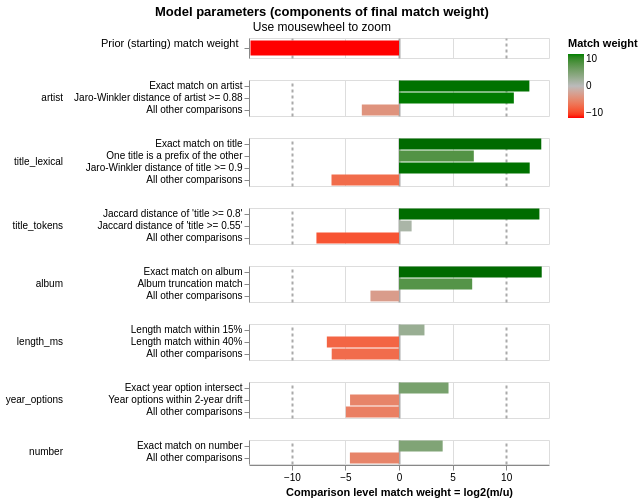

Notebook cell for this chart:
### Code cell
linker.visualisations.match_weights_chart()

### Figure 1 — Vega-Lite specification as saved in the notebook (floating-point values rounded to 4 significant figures)
{"config": {"view": {"continuousWidth": 300, "continuousHeight": 300, "discreteHeight": 60, "discreteWidth": 400}, "header": {"title": null}, "mark": {"tooltip": null}, "title": {"anchor": "middle"}}, "vconcat": [{"mark": {"type": "bar", "clip": true, "height": 15}, "encoding": {"color": {"field": "log2_bayes_factor", "scale": {"domain": [-10, 0, 10], "interpolate": "lab", "range": ["red", "#bbbbbb", "green"]}, "title": "Match weight", "type": "quantitative"}, "tooltip": [{"field": "comparison_name", "title": "Comparison name", "type": "nominal"}, {"field": "probability_two_random_records_match", "format": ".4f", "title": "Probability two random records match", "type": "nominal"}, {"field": "log2_bayes_factor", "format": ",.4f", "title": "Equivalent match weight", "type": "quantitative"}, {"field": "bayes_factor_description", "title": "Match weight description", "type": "nominal"}], "x": {"axis": {"domain": false, "gridColor": {"condition": {"test": "abs(datum.value / 10)  <= 1 & datum.value % 10 === 0", "value": "#aaa"}, "value": "#ddd"}, "gridDash": {"condition": {"test": "abs(datum.value / 10) == 1", "value": [3]}, "value": null}, "gridWidth": {"condition": {"test": "abs(datum.value / 10)  <= 1 & datum.value % 10 === 0", "value": 2}, "value": 1}, "labels": false, "ticks": false, "title": ""}, "field": "log2_bayes_factor", "scale": {"domain": [-14, 14]}, "type": "quantitative"}, "y": {"axis": {"title": "Prior (starting) match weight", "titleAlign": "right", "titleAngle": 0, "titleFontWeight": "normal"}, "field": "label_for_charts", "sort": {"field": "comparison_vector_value", "order": "descending"}, "type": "nominal"}}, "height": 20, "transform": [{"filter": "(datum.comparison_name == 'probability_two_random_records_match')"}]}, {"mark": {"type": "bar", "clip": true}, "encoding": {"color": {"field": "log2_bayes_factor", "scale": {"domain": [-10, 0, 10], "interpolate": "lab", "range": ["red", "#bbbbbb", "green"]}, "title": "Match weight", "type": "quantitative"}, "row": {"field": "comparison_name", "header": {"labelAlign": "left", "labelAnchor": "middle", "labelAngle": 0}, "sort": {"field": "comparison_sort_order"}, "type": "nominal"}, "tooltip": [{"field": "comparison_name", "title": "Comparison name", "type": "nominal"}, {"field": "label_for_charts", "title": "Label", "type": "ordinal"}, {"field": "sql_condition", "title": "SQL condition", "type": "nominal"}, {"field": "m_probability", "format": ".10~g", "title": "M probability", "type": "quantitative"}, {"field": "u_probability", "format": ".10~g", "title": "U probability", "type": "quantitative"}, {"field": "bayes_factor", "format": ",.6f", "title": "Bayes factor = m/u", "type": "quantitative"}, {"field": "log2_bayes_factor", "format": ".4~g", "title": "Match weight = log2(m/u)", "type": "quantitative"}, {"field": "bayes_factor_description", "title": "Match weight description", "type": "nominal"}, {"field": "m_probability_description", "title": "m probability description", "type": "nominal"}, {"field": "u_probability_description", "title": "u probability description", "type": "nominal"}], "x": {"axis": {"gridColor": {"condition": {"test": "abs(datum.value / 10)  <= 1 & datum.value % 10 === 0", "value": "#aaa"}, "value": "#ddd"}, "gridDash": {"condition": {"test": "abs(datum.value / 10) == 1", "value": [3]}, "value": null}, "gridWidth": {"condition": {"test": "abs(datum.value / 10)  <= 1 & datum.value % 10 === 0", "value": 2}, "value": 1}, "title": "Comparison level match weight = log2(m/u)"}, "field": "log2_bayes_factor", "scale": {"domain": [-14, 14]}, "type": "quantitative"}, "y": {"axis": {"title": null}, "field": "label_for_charts", "sort": {"field": "comparison_vector_value", "order": "descending"}, "type": "nominal"}}, "height": {"step": 12}, "resolve": {"axis": {"y": "independent"}, "scale": {"y": "independent"}}, "transform": [{"filter": "(datum.comparison_name != 'probability_two_random_records_match')"}]}], "data": {"name": "data-de908ff0f359ea213547a80a0d062e07"}, "params": [{"name": "mouse_zoom", "select": {"type": "interval", "encodings": ["x"]}, "bind": "scales", "views": []}], "resolve": {"axis": {"y": "independent"}, "scale": {"y": "independent"}}, "title": {"text": "Model parameters (components of final match weight)", "subtitle": "Use mousewheel to zoom"}, "$schema": "https://vega.github.io/schema/vega-lite/v5.9.3.json", "datasets": {"data-de908ff0f359ea213547a80a0d062e07": [{"comparison_name": "probability_two_random_records_match", "sql_condition": null, "label_for_charts": "", "m_probability": null, "u_probability": null, "m_probability_description": null, "u_probability_description": null, "has_tf_adjustments": false, "tf_adjustment_column": null, "tf_adjustment_weight": null, "is_null_level": false, "bayes_factor": 6.731e-05, "log2_bayes_factor": -13.86, "comparison_vector_value": 0, "max_comparison_vector_value": 0, "bayes_factor_description": "The probability that two random records drawn at random match is 0.000 or one in  14,856.7 records.This is equivalent to a starting match weight of -13.859.", "probability_two_random_records_match": 6.731e-05, "comparison_sort_order": -1}, {"comparison_name": "artist", "sql_condition": "\"artist_l\" = \"artist_r\"", "label_for_charts": "Exact match on artist", "m_probability": 0.7832, "u_probability": 0.0001702, "m_probability_description": "Amongst matching record comparisons, 78.32% of records (i.e. one in 1.277) are in the exact match on artist comparison level", "u_probability_description": "Amongst non-matching record comparisons, 0.01702% of records (i.e. one in 5,876) are in the exact match on artist comparison level", "has_tf_adjustments": false, "tf_adjustment_column": null, "tf_adjustment_weight": 1.0, "is_null_level": false, "bayes_factor": 4602.0, "log2_bayes_factor": 12.17, "comparison_vector_value": 2, "max_comparison_vector_value": 2, "bayes_factor_description": "If comparison level is `exact match on artist` then comparison is 4,602 times more likely to be a match", "probability_two_random_records_match": 6.731e-05, "comparison_sort_order": 0}, {"comparison_name": "artist", "sql_condition": "jaro_winkler_similarity(\"artist_l\", \"artist_r\") >= 0.88", "label_for_charts": "Jaro-Winkler distance of artist >= 0.88", "m_probability": 0.1266, "u_probability": 7.512e-05, "m_probability_description": "Amongst matching record comparisons, 12.66% of records (i.e. one in 7.9) are in the jaro-winkler distance of artist >= 0.88 comparison level", "u_probability_description": "Amongst non-matching record comparisons, 0.007512% of records (i.e. one in 13,312) are in the jaro-winkler distance of artist >= 0.88 comparison level", "has_tf_adjustments": false, "tf_adjustment_column": null, "tf_adjustment_weight": 1.0, "is_null_level": false, "bayes_factor": 1685.0, "log2_bayes_factor": 10.72, "comparison_vector_value": 1, "max_comparison_vector_value": 2, "bayes_factor_description": "If comparison level is `jaro-winkler distance of artist >= 0.88` then comparison is 1,685 times more likely to be a match", "probability_two_random_records_match": 6.731e-05, "comparison_sort_order": 0}, {"comparison_name": "artist", "sql_condition": "ELSE", "label_for_charts": "All other comparisons", "m_probability": 0.09021, "u_probability": 0.9998, "m_probability_description": "Amongst matching record comparisons, 9.021% of records (i.e. one in 11.09) are in the all other comparisons comparison level", "u_probability_description": "Amongst non-matching record comparisons, 99.98% of records (i.e. one in 1) are in the all other comparisons comparison level", "has_tf_adjustments": false, "tf_adjustment_column": null, "tf_adjustment_weight": 1.0, "is_null_level": false, "bayes_factor": 0.09023, "log2_bayes_factor": -3.47, "comparison_vector_value": 0, "max_comparison_vector_value": 2, "bayes_factor_description": "If comparison level is `all other comparisons` then comparison is 11.08 times less likely to be a match", "probability_two_random_records_match": 6.731e-05, "comparison_sort_order": 0}, {"comparison_name": "title_lexical", "sql_condition": "\"title_l\" = \"title_r\"", "label_for_charts": "Exact match on title", "m_probability": 0.8891, "u_probability": 8.944e-05, "m_probability_description": "Amongst matching record comparisons, 88.91% of records (i.e. one in 1.125) are in the exact match on title comparison level", "u_probability_description": "Amongst non-matching record comparisons, 0.008944% of records (i.e. one in 11,181) are in the exact match on title comparison level", "has_tf_adjustments": false, "tf_adjustment_column": null, "tf_adjustment_weight": 1.0, "is_null_level": false, "bayes_factor": 9941.0, "log2_bayes_factor": 13.28, "comparison_vector_value": 3, "max_comparison_vector_value": 3, "bayes_factor_description": "If comparison level is `exact match on title` then comparison is 9,941 times more likely to be a match", "probability_two_random_records_match": 6.731e-05, "comparison_sort_order": 1}, {"comparison_name": "title_lexical", "sql_condition": "title_l LIKE title_r || '%' OR title_r LIKE title_l || '%'", "label_for_charts": "One title is a prefix of the other", "m_probability": 0.009509, "u_probability": 7.52e-05, "m_probability_description": "Amongst matching record comparisons, 0.9509% of records (i.e. one in 105) are in the one title is a prefix of the other comparison level", "u_probability_description": "Amongst non-matching record comparisons, 0.00752% of records (i.e. one in 13,298) are in the one title is a prefix of the other comparison level", "has_tf_adjustments": false, "tf_adjustment_column": null, "tf_adjustment_weight": 1.0, "is_null_level": false, "bayes_factor": 126.4, "log2_bayes_factor": 6.982, "comparison_vector_value": 2, "max_comparison_vector_value": 3, "bayes_factor_description": "If comparison level is `one title is a prefix of the other` then comparison is 126 times more likely to be a match", "probability_two_random_records_match": 6.731e-05, "comparison_sort_order": 1}, {"comparison_name": "title_lexical", "sql_condition": "jaro_winkler_similarity(\"title_l\", \"title_r\") >= 0.9", "label_for_charts": "Jaro-Winkler distance of title >= 0.9", "m_probability": 0.08875, "u_probability": 1.887e-05, "m_probability_description": "Amongst matching record comparisons, 8.875% of records (i.e. one in 11.27) are in the jaro-winkler distance of title >= 0.9 comparison level", "u_probability_description": "Amongst non-matching record comparisons, 0.001887% of records (i.e. one in 53,001) are in the jaro-winkler distance of title >= 0.9 comparison level", "has_tf_adjustments": false, "tf_adjustment_column": null, "tf_adjustment_weight": 1.0, "is_null_level": false, "bayes_factor": 4704.0, "log2_bayes_factor": 12.2, "comparison_vector_value": 1, "max_comparison_vector_value": 3, "bayes_factor_description": "If comparison level is `jaro-winkler distance of title >= 0.9` then comparison is 4,704 times more likely to be a match", "probability_two_random_records_match": 6.731e-05, "comparison_sort_order": 1}, {"comparison_name": "title_lexical", "sql_condition": "ELSE", "label_for_charts": "All other comparisons", "m_probability": 0.01269, "u_probability": 0.9998, "m_probability_description": "Amongst matching record comparisons, 1.269% of records (i.e. one in 78.8) are in the all other comparisons comparison level", "u_probability_description": "Amongst non-matching record comparisons, 99.98% of records (i.e. one in 1) are in the all other comparisons comparison level", "has_tf_adjustments": false, "tf_adjustment_column": null, "tf_adjustment_weight": 1.0, "is_null_level": false, "bayes_factor": 0.01269, "log2_bayes_factor": -6.3, "comparison_vector_value": 0, "max_comparison_vector_value": 3, "bayes_factor_description": "If comparison level is `all other comparisons` then comparison is 78.78 times less likely to be a match", "probability_two_random_records_match": 6.731e-05, "comparison_sort_order": 1}, {"comparison_name": "title_tokens", "sql_condition": "jaccard(\"title_l\", \"title_r\") >= 0.8", "label_for_charts": "Jaccard distance of 'title >= 0.8'", "m_probability": 0.9857, "u_probability": 0.0001119, "m_probability_description": "Amongst matching record comparisons, 98.57% of records (i.e. one in 1.014) are in the jaccard distance of 'title >= 0.8' comparison level", "u_probability_description": "Amongst non-matching record comparisons, 0.01119% of records (i.e. one in 8,940) are in the jaccard distance of 'title >= 0.8' comparison level", "has_tf_adjustments": false, "tf_adjustment_column": null, "tf_adjustment_weight": 1.0, "is_null_level": false, "bayes_factor": 8812.0, "log2_bayes_factor": 13.11, "comparison_vector_value": 2, "max_comparison_vector_value": 2, "bayes_factor_description": "If comparison level is `jaccard distance of 'title >= 0.8'` then comparison is 8,812 times more likely to be a match", "probability_two_random_records_match": 6.731e-05, "comparison_sort_order": 2}, {"comparison_name": "title_tokens", "sql_condition": "jaccard(\"title_l\", \"title_r\") >= 0.55", "label_for_charts": "Jaccard distance of 'title >= 0.55'", "m_probability": 0.009509, "u_probability": 0.004202, "m_probability_description": "Amongst matching record comparisons, 0.9509% of records (i.e. one in 105) are in the jaccard distance of 'title >= 0.55' comparison level", "u_probability_description": "Amongst non-matching record comparisons, 0.4202% of records (i.e. one in 238) are in the jaccard distance of 'title >= 0.55' comparison level", "has_tf_adjustments": false, "tf_adjustment_column": null, "tf_adjustment_weight": 1.0, "is_null_level": false, "bayes_factor": 2.263, "log2_bayes_factor": 1.178, "comparison_vector_value": 1, "max_comparison_vector_value": 2, "bayes_factor_description": "If comparison level is `jaccard distance of 'title >= 0.55'` then comparison is 2.263 times more likely to be a match", "probability_two_random_records_match": 6.731e-05, "comparison_sort_order": 2}, {"comparison_name": "title_tokens", "sql_condition": "ELSE", "label_for_charts": "All other comparisons", "m_probability": 0.004767, "u_probability": 0.9957, "m_probability_description": "Amongst matching record comparisons, 0.4767% of records (i.e. one in 210) are in the all other comparisons comparison level", "u_probability_description": "Amongst non-matching record comparisons, 99.57% of records (i.e. one in 1.004) are in the all other comparisons comparison level", "has_tf_adjustments": false, "tf_adjustment_column": null, "tf_adjustment_weight": 1.0, "is_null_level": false, "bayes_factor": 0.004788, "log2_bayes_factor": -7.706, "comparison_vector_value": 0, "max_comparison_vector_value": 2, "bayes_factor_description": "If comparison level is `all other comparisons` then comparison is 209 times less likely to be a match", "probability_two_random_records_match": 6.731e-05, "comparison_sort_order": 2}, {"comparison_name": "album", "sql_condition": "\"album_l\" = \"album_r\"", "label_for_charts": "Exact match on album", "m_probability": 0.8299, "u_probability": 8.109e-05, "m_probability_description": "Amongst matching record comparisons, 82.99% of records (i.e. one in 1.205) are in the exact match on album comparison level", "u_probability_description": "Amongst non-matching record comparisons, 0.008109% of records (i.e. one in 12,332) are in the exact match on album comparison level", "has_tf_adjustments": false, "tf_adjustment_column": null, "tf_adjustment_weight": 1.0, "is_null_level": false, "bayes_factor": 10230.0, "log2_bayes_factor": 13.32, "comparison_vector_value": 2, "max_comparison_vector_value": 2, "bayes_factor_description": "If comparison level is `exact match on album` then comparison is 10,234 times more likely to be a match", "probability_two_random_records_match": 6.731e-05, "comparison_sort_order": 3}, {"comparison_name": "album", "sql_condition": "album_l LIKE album_r || '%' OR album_r LIKE album_l || '%'", "label_for_charts": "Album truncation match", "m_probability": 0.01233, "u_probability": 0.0001083, "m_probability_description": "Amongst matching record comparisons, 1.233% of records (i.e. one in 81.1) are in the album truncation match comparison level", "u_probability_description": "Amongst non-matching record comparisons, 0.01083% of records (i.e. one in 9,230) are in the album truncation match comparison level", "has_tf_adjustments": false, "tf_adjustment_column": null, "tf_adjustment_weight": 1.0, "is_null_level": false, "bayes_factor": 113.8, "log2_bayes_factor": 6.83, "comparison_vector_value": 1, "max_comparison_vector_value": 2, "bayes_factor_description": "If comparison level is `album truncation match` then comparison is 114 times more likely to be a match", "probability_two_random_records_match": 6.731e-05, "comparison_sort_order": 3}, {"comparison_name": "album", "sql_condition": "ELSE", "label_for_charts": "All other comparisons", "m_probability": 0.1578, "u_probability": 0.9998, "m_probability_description": "Amongst matching record comparisons, 15.78% of records (i.e. one in 6.337) are in the all other comparisons comparison level", "u_probability_description": "Amongst non-matching record comparisons, 99.98% of records (i.e. one in 1) are in the all other comparisons comparison level", "has_tf_adjustments": false, "tf_adjustment_column": null, "tf_adjustment_weight": 1.0, "is_null_level": false, "bayes_factor": 0.1578, "log2_bayes_factor": -2.663, "comparison_vector_value": 0, "max_comparison_vector_value": 2, "bayes_factor_description": "If comparison level is `all other comparisons` then comparison is 6.336 times less likely to be a match", "probability_two_random_records_match": 6.731e-05, "comparison_sort_order": 3}, {"comparison_name": "length_ms", "sql_condition": "length_ms_l >= length_ms_r * 0.85 AND length_ms_l <= length_ms_r * 1.15", "label_for_charts": "Length match within 15%", "m_probability": 0.9906, "u_probability": 0.1907, "m_probability_description": "Amongst matching record comparisons, 99.06% of records (i.e. one in 1.01) are in the length match within 15% comparison level", "u_probability_description": "Amongst non-matching record comparisons, 19.07% of records (i.e. one in 5.244) are in the length match within 15% comparison level", "has_tf_adjustments": false, "tf_adjustment_column": null, "tf_adjustment_weight": 1.0, "is_null_level": false, "bayes_factor": 5.194, "log2_bayes_factor": 2.377, "comparison_vector_value": 2, "max_comparison_vector_value": 2, "bayes_factor_description": "If comparison level is `length match within 15%` then comparison is 5.194 times more likely to be a match", "probability_two_random_records_match": 6.731e-05, "comparison_sort_order": 4}, {"comparison_name": "length_ms", "sql_condition": "length_ms_l >= length_ms_r * 0.60 AND length_ms_l <= length_ms_r * 1.40", "label_for_charts": "Length match within 40%", "m_probability": 0.002695, "u_probability": 0.2871, "m_probability_description": "Amongst matching record comparisons, 0.2695% of records (i.e. one in 371) are in the length match within 40% comparison level", "u_probability_description": "Amongst non-matching record comparisons, 28.71% of records (i.e. one in 3.483) are in the length match within 40% comparison level", "has_tf_adjustments": false, "tf_adjustment_column": null, "tf_adjustment_weight": 1.0, "is_null_level": false, "bayes_factor": 0.009389, "log2_bayes_factor": -6.735, "comparison_vector_value": 1, "max_comparison_vector_value": 2, "bayes_factor_description": "If comparison level is `length match within 40%` then comparison is 107 times less likely to be a match", "probability_two_random_records_match": 6.731e-05, "comparison_sort_order": 4}, {"comparison_name": "length_ms", "sql_condition": "ELSE", "label_for_charts": "All other comparisons", "m_probability": 0.006716, "u_probability": 0.5222, "m_probability_description": "Amongst matching record comparisons, 0.6716% of records (i.e. one in 149) are in the all other comparisons comparison level", "u_probability_description": "Amongst non-matching record comparisons, 52.22% of records (i.e. one in 1.915) are in the all other comparisons comparison level", "has_tf_adjustments": false, "tf_adjustment_column": null, "tf_adjustment_weight": 1.0, "is_null_level": false, "bayes_factor": 0.01286, "log2_bayes_factor": -6.281, "comparison_vector_value": 0, "max_comparison_vector_value": 2, "bayes_factor_description": "If comparison level is `all other comparisons` then comparison is 77.75 times less likely to be a match", "probability_two_random_records_match": 6.731e-05, "comparison_sort_order": 4}, {"comparison_name": "year_options", "sql_condition": "len(list_intersect(year_options_l, year_options_r)) > 0", "label_for_charts": "Exact year option intersect", "m_probability": 0.9676, "u_probability": 0.03929, "m_probability_description": "Amongst matching record comparisons, 96.76% of records (i.e. one in 1.033) are in the exact year option intersect comparison level", "u_probability_description": "Amongst non-matching record comparisons, 3.929% of records (i.e. one in 25.45) are in the exact year option intersect comparison level", "has_tf_adjustments": false, "tf_adjustment_column": null, "tf_adjustment_weight": 1.0, "is_null_level": false, "bayes_factor": 24.62, "log2_bayes_factor": 4.622, "comparison_vector_value": 2, "max_comparison_vector_value": 2, "bayes_factor_description": "If comparison level is `exact year option intersect` then comparison is 24.62 times more likely to be a match", "probability_two_random_records_match": 6.731e-05, "comparison_sort_order": 5}, {"comparison_name": "year_options", "sql_condition": "\n                list_has_any(\n                    flatten(list_transform(year_options_l, x -> range(x - 2, x + 3))), \n                    year_options_r\n                )\n            ", "label_for_charts": "Year options within 2-year drift", "m_probability": 0.006481, "u_probability": 0.1537, "m_probability_description": "Amongst matching record comparisons, 0.6481% of records (i.e. one in 154) are in the year options within 2-year drift comparison level", "u_probability_description": "Amongst non-matching record comparisons, 15.37% of records (i.e. one in 6.504) are in the year options within 2-year drift comparison level", "has_tf_adjustments": false, "tf_adjustment_column": null, "tf_adjustment_weight": 1.0, "is_null_level": false, "bayes_factor": 0.04216, "log2_bayes_factor": -4.568, "comparison_vector_value": 1, "max_comparison_vector_value": 2, "bayes_factor_description": "If comparison level is `year options within 2-year drift` then comparison is 23.72 times less likely to be a match", "probability_two_random_records_match": 6.731e-05, "comparison_sort_order": 5}, {"comparison_name": "year_options", "sql_condition": "ELSE", "label_for_charts": "All other comparisons", "m_probability": 0.02593, "u_probability": 0.807, "m_probability_description": "Amongst matching record comparisons, 2.593% of records (i.e. one in 38.57) are in the all other comparisons comparison level", "u_probability_description": "Amongst non-matching record comparisons, 80.7% of records (i.e. one in 1.239) are in the all other comparisons comparison level", "has_tf_adjustments": false, "tf_adjustment_column": null, "tf_adjustment_weight": 1.0, "is_null_level": false, "bayes_factor": 0.03213, "log2_bayes_factor": -4.96, "comparison_vector_value": 0, "max_comparison_vector_value": 2, "bayes_factor_description": "If comparison level is `all other comparisons` then comparison is 31.12 times less likely to be a match", "probability_two_random_records_match": 6.731e-05, "comparison_sort_order": 5}, {"comparison_name": "number", "sql_condition": "\"number_l\" = \"number_r\"", "label_for_charts": "Exact match on number", "m_probability": 0.9607, "u_probability": 0.05697, "m_probability_description": "Amongst matching record comparisons, 96.07% of records (i.e. one in 1.041) are in the exact match on number comparison level", "u_probability_description": "Amongst non-matching record comparisons, 5.697% of records (i.e. one in 17.55) are in the exact match on number comparison level", "has_tf_adjustments": false, "tf_adjustment_column": null, "tf_adjustment_weight": 1.0, "is_null_level": false, "bayes_factor": 16.86, "log2_bayes_factor": 4.076, "comparison_vector_value": 1, "max_comparison_vector_value": 1, "bayes_factor_description": "If comparison level is `exact match on number` then comparison is 16.86 times more likely to be a match", "probability_two_random_records_match": 6.731e-05, "comparison_sort_order": 6}, {"comparison_name": "number", "sql_condition": "ELSE", "label_for_charts": "All other comparisons", "m_probability": 0.03934, "u_probability": 0.943, "m_probability_description": "Amongst matching record comparisons, 3.934% of records (i.e. one in 25.42) are in the all other comparisons comparison level", "u_probability_description": "Amongst non-matching record comparisons, 94.3% of records (i.e. one in 1.06) are in the all other comparisons comparison level", "has_tf_adjustments": false, "tf_adjustment_column": null, "tf_adjustment_weight": 1.0, "is_null_level": false, "bayes_factor": 0.04172, "log2_bayes_factor": -4.583, "comparison_vector_value": 0, "max_comparison_vector_value": 1, "bayes_factor_description": "If comparison level is `all other comparisons` then comparison is 23.97 times less likely to be a match", "probability_two_random_records_match": 6.731e-05, "comparison_sort_order": 6}]}}
